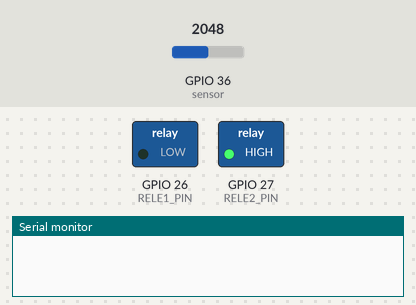
The program below on a simulated ESP32. Shown: switched loads named in the program (green lamp = pin HIGH), the last lines printed to the serial monitor. The inputs (shaded band) are chosen by the test bench; at power-on: GPIO 36 (sensor) = 2048.

Above: at 0.1 s.
At 92.8 s:
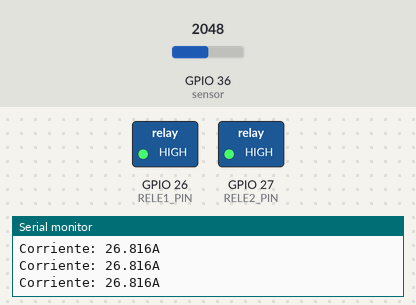
Timing chart, 0 to 94.3 s (numbered marks = the images above):
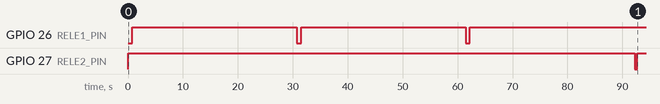

Measured:
- by itself, GPIO 26 (RELE1_PIN): alternates HIGH for 30.0 s and LOW for 0.75 s, 5 changes in all, then stays HIGH
- by itself, GPIO 27 (RELE2_PIN): HIGH → LOW at 92.3 s, → HIGH 0.50 s later

The program:

main.cpp
```cpp
#include <Arduino.h>

float Sensibilidad = 0.139;  // Sensibilidad en V/A para nuestro sensor
float offset = 0.100;  // Equivale a la amplitud del ruido

float get_corriente();  // Declaración de la función

#define RELE1_PIN 26  // Pin para el rele1
#define RELE2_PIN 27  // Pin para el rele2

#define CICLOS_TOTALES_RELE1 3
#define DURACION_RELE1 250  // 1 segundo
#define INTERVALO_ENTRE_CICLOS_RELE1 30000  // 30 segundos en milisegundos

#define CICLOS_TOTALES_RELE2 8
#define DURACION_RELE2 500  // 500 milisegundos
#define INTERVALO_ENTRE_CICLOS_RELE2 240000  // 4 minutos en milisegundos

#define TIEMPO_TOTAL_ESPERA 43200000  // 12 horas en milisegundos

int cicloActualRele1 = 0;
int cicloActualRele2 = 0;
unsigned long tiempoInicio;

void setup() {
  pinMode(RELE1_PIN, OUTPUT);
  pinMode(RELE2_PIN, OUTPUT);

  // Inicialmente, apagar ambos relés
  digitalWrite(RELE1_PIN, HIGH);
  digitalWrite(RELE2_PIN, HIGH);

  Serial.begin(9600);

  // Guardar el tiempo de inicio
  tiempoInicio = millis();
}

void loop() {
  unsigned long tiempoActual = millis();

  if (cicloActualRele1 < CICLOS_TOTALES_RELE1) {
    // Ciclo activando el rele1
    digitalWrite(RELE1_PIN, LOW);

    // Medir corriente y mostrar resultados
    float corriente = get_corriente();
    Serial.print("Corriente: ");
    Serial.print(corriente, 3);
    Serial.println("A");

    delay(DURACION_RELE1);
    digitalWrite(RELE1_PIN, HIGH);

    // Esperar el intervalo entre ciclos
    delay(INTERVALO_ENTRE_CICLOS_RELE1);

    cicloActualRele1++;
  } else if (cicloActualRele2 < CICLOS_TOTALES_RELE2) {
    // Ciclo activando el rele2
    digitalWrite(RELE2_PIN, LOW);
    delay(DURACION_RELE2);
    digitalWrite(RELE2_PIN, HIGH);

    // Medir corriente y mostrar resultados
    float corriente = get_corriente();
    Serial.print("Corriente: ");
    Serial.print(corriente, 3);
    Serial.println("A");

    // Esperar el intervalo entre ciclos
    delay(INTERVALO_ENTRE_CICLOS_RELE2);

    cicloActualRele2++;
  } else {
    // Apagar ambos relés
    digitalWrite(RELE1_PIN, HIGH);
    digitalWrite(RELE2_PIN, HIGH);

    // Esperar hasta que se reinicie el sistema o realice alguna otra acción
    if (tiempoActual - tiempoInicio >= TIEMPO_TOTAL_ESPERA) {
      // Reiniciar el conteo de ciclos y el tiempo de inicio
      cicloActualRele1 = 0;
      cicloActualRele2 = 0;
      tiempoInicio = tiempoActual;
    }
  }
}

float get_corriente() {
  float voltajeSensor;
  float corriente = 0;
  long tiempo = millis();
  float Imax = 0;
  float Imin = 0;
  while (millis() - tiempo < 500)  // realizamos mediciones durante 0.5 segundos
  {
    voltajeSensor = analogRead(A0) * (5.0 / 1023.0);  // lectura del sensor
    corriente = 0.9 * corriente + 0.1 * ((voltajeSensor - 2.527) / Sensibilidad);  // Ecuación  para obtener la corriente
    if (corriente > Imax) Imax = corriente;
    if (corriente < Imin) Imin = corriente;
  }
  return (((Imax - Imin) / 2) - offset);
}
```
